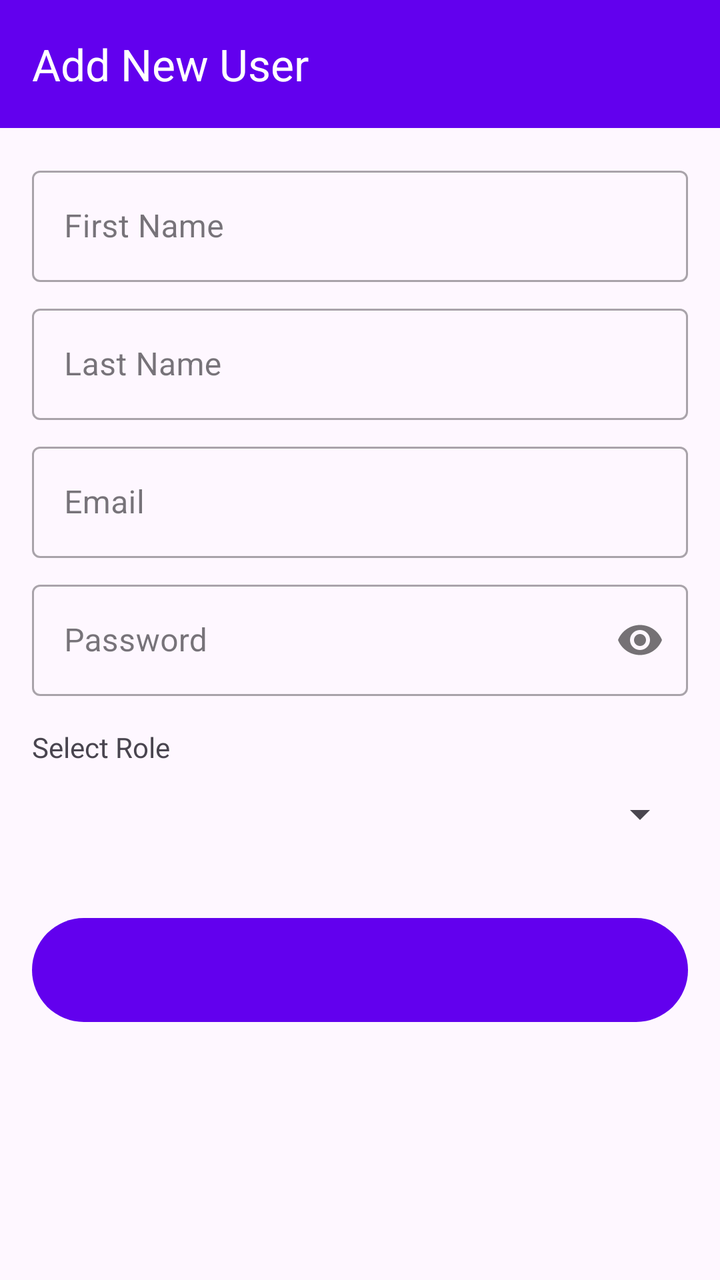
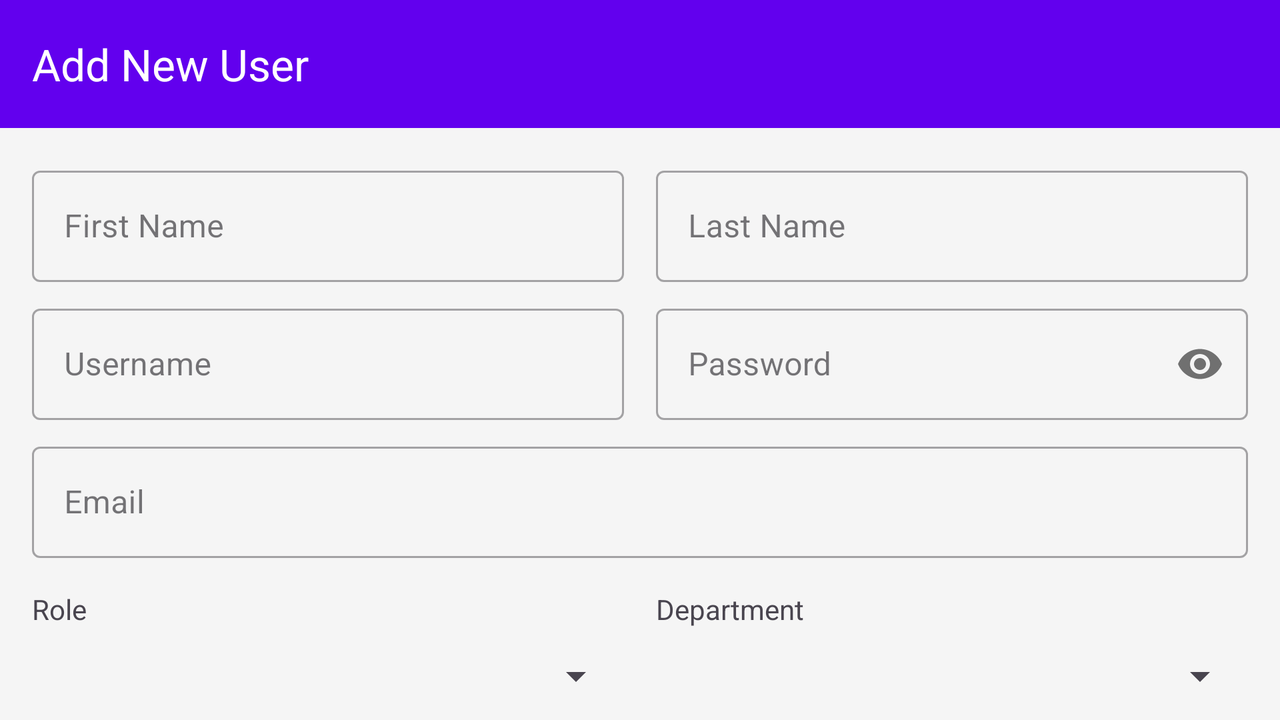

An Android layout and its configuration variant, each rendered on a device that would load it. The default file and the variant file are quoted in full after the pictures.
<!-- AndroidManifest.xml: application theme Theme.StudentH -->
<!-- res/layout/activity_add_user.xml -->
<?xml version="1.0" encoding="utf-8"?>
<LinearLayout xmlns:android="http://schemas.android.com/apk/res/android"
    xmlns:app="http://schemas.android.com/apk/res-auto"
    xmlns:tools="http://schemas.android.com/tools"
    android:layout_width="match_parent"
    android:layout_height="match_parent"
    android:orientation="vertical"
    tools:context=".AddUserActivity">

    <com.google.android.material.appbar.AppBarLayout
        android:layout_width="match_parent"
        android:layout_height="wrap_content">

        <com.google.android.material.appbar.MaterialToolbar
            android:id="@+id/toolbar"
            style="@style/Toolbar.Style"
            android:layout_width="match_parent"
            android:layout_height="?attr/actionBarSize"
            app:title="Add New User" />

    </com.google.android.material.appbar.AppBarLayout>

    <ScrollView
        android:layout_width="match_parent"
        android:layout_height="match_parent">

        <LinearLayout
            android:layout_width="match_parent"
            android:layout_height="wrap_content"
            android:orientation="vertical"
            android:padding="16dp">

            <com.google.android.material.textfield.TextInputLayout
                style="@style/Widget.MaterialComponents.TextInputLayout.OutlinedBox"
                android:layout_width="match_parent"
                android:layout_height="wrap_content"
                android:hint="First Name">

                <com.google.android.material.textfield.TextInputEditText
                    android:id="@+id/first_name_edit_text"
                    android:layout_width="match_parent"
                    android:layout_height="wrap_content" />
            </com.google.android.material.textfield.TextInputLayout>

            <com.google.android.material.textfield.TextInputLayout
                style="@style/Widget.MaterialComponents.TextInputLayout.OutlinedBox"
                android:layout_width="match_parent"
                android:layout_height="wrap_content"
                android:layout_marginTop="8dp"
                android:hint="Last Name">

                <com.google.android.material.textfield.TextInputEditText
                    android:id="@+id/last_name_edit_text"
                    android:layout_width="match_parent"
                    android:layout_height="wrap_content" />
            </com.google.android.material.textfield.TextInputLayout>

            <com.google.android.material.textfield.TextInputLayout
                style="@style/Widget.MaterialComponents.TextInputLayout.OutlinedBox"
                android:layout_width="match_parent"
                android:layout_height="wrap_content"
                android:layout_marginTop="8dp"
                android:hint="Email">

                <com.google.android.material.textfield.TextInputEditText
                    android:id="@+id/email_edit_text"
                    android:layout_width="match_parent"
                    android:layout_height="wrap_content"
                    android:inputType="textEmailAddress" />
            </com.google.android.material.textfield.TextInputLayout>

            <com.google.android.material.textfield.TextInputLayout
                android:id="@+id/password_layout"
                style="@style/Widget.MaterialComponents.TextInputLayout.OutlinedBox"
                android:layout_width="match_parent"
                android:layout_height="wrap_content"
                android:layout_marginTop="8dp"
                android:hint="Password"
                app:passwordToggleEnabled="true">

                <com.google.android.material.textfield.TextInputEditText
                    android:id="@+id/password_edit_text"
                    android:layout_width="match_parent"
                    android:layout_height="wrap_content"
                    android:inputType="textPassword" />
            </com.google.android.material.textfield.TextInputLayout>

            <TextView
                android:layout_width="wrap_content"
                android:layout_height="wrap_content"
                android:layout_marginTop="16dp"
                android:text="Select Role" />

            <Spinner
                android:id="@+id/role_spinner"
                android:layout_width="match_parent"
                android:layout_height="48dp" />

            <Button
                android:id="@+id/add_user_button"
                android:layout_width="match_parent"
                android:layout_height="60dp"
                android:layout_marginTop="24dp"
                android.text="Add User" />

        </LinearLayout>
    </ScrollView>

</LinearLayout>
<!-- resources referenced by this layout -->
<resources>
  <style name="Toolbar.Style" parent="Widget.Material3.Toolbar.Surface">
          <item name="android:background">@color/colorPrimary</item>
          <item name="titleTextColor">@color/white</item>
          <item name="navigationIcon">@drawable/ic_arrow_back</item>
          <item name="android:theme">@style/ThemeOverlay.AppCompat.Dark.ActionBar</item>
      </style>
  <style name="Theme.StudentH" parent="Theme.Material3.Light.NoActionBar">
          <item name="colorPrimary">@color/colorPrimary</item>
          <item name="colorPrimaryVariant">@color/colorPrimaryVariant</item>
          <item name="colorOnPrimary">@color/white</item>
          <item name="colorSecondary">@color/colorSecondary</item>
          <item name="colorSecondaryVariant">@color/colorSecondaryVariant</item>
          <item name="colorOnSecondary">@color/black</item>
          <item name="android:statusBarColor">?attr/colorPrimaryVariant</item>
      </style>
  <color name="colorPrimary">#6200EE</color>
  <color name="white">#FFFFFF</color>
  <color name="colorPrimaryVariant">#3700B3</color>
  <color name="colorSecondary">#03DAC6</color>
  <color name="colorSecondaryVariant">#018786</color>
  <color name="black">#000000</color>
</resources>
<!-- res/layout-land/activity_add_user.xml (the repository's variant of the layout above) -->
<!-- drawn on the phone turned sideways -->
<?xml version="1.0" encoding="utf-8"?>
<LinearLayout xmlns:android="http://schemas.android.com/apk/res/android"
    xmlns:app="http://schemas.android.com/apk/res-auto"
    xmlns:tools="http://schemas.android.com/tools"
    android:layout_width="match_parent"
    android:layout_height="match_parent"
    android:orientation="vertical"
    android:background="@color/light_gray_background"
    tools:context=".AddUserActivity">

    <com.google.android.material.appbar.AppBarLayout
        android:layout_width="match_parent"
        android:layout_height="wrap_content">

        <com.google.android.material.appbar.MaterialToolbar
            android:id="@+id/toolbar"
            android:layout_width="match_parent"
            android:layout_height="?attr/actionBarSize"
            app:title="Add New User"
            style="@style/Toolbar.Style"/>

    </com.google.android.material.appbar.AppBarLayout>

    <RelativeLayout
        android:layout_width="match_parent"
        android:layout_height="match_parent">

        <ProgressBar
            android:id="@+id/loading_progressbar"
            android:layout_width="wrap_content"
            android:layout_height="wrap_content"
            android:layout_centerInParent="true"
            android:visibility="gone"/>

        <androidx.core.widget.NestedScrollView
            android:id="@+id/content_scrollview"
            android:layout_width="match_parent"
            android:layout_height="match_parent">

            <GridLayout
                android:layout_width="match_parent"
                android:layout_height="wrap_content"
                android:columnCount="2"
                android:padding="16dp">

                <com.google.android.material.textfield.TextInputLayout
                    android:layout_columnWeight="1"
                    android:layout_width="0dp"
                    android:layout_height="wrap_content"
                    android:layout_marginEnd="8dp"
                    android:hint="First Name"
                    style="@style/Widget.MaterialComponents.TextInputLayout.OutlinedBox">
                    <com.google.android.material.textfield.TextInputEditText
                        android:id="@+id/first_name_edittext"
                        android:layout_width="match_parent"
                        android:layout_height="wrap_content" />
                </com.google.android.material.textfield.TextInputLayout>

                <com.google.android.material.textfield.TextInputLayout
                    android:layout_columnWeight="1"
                    android:layout_width="0dp"
                    android:layout_height="wrap_content"
                    android:layout_marginStart="8dp"
                    android:hint="Last Name"
                    style="@style/Widget.MaterialComponents.TextInputLayout.OutlinedBox">
                    <com.google.android.material.textfield.TextInputEditText
                        android:id="@+id/last_name_edittext"
                        android:layout_width="match_parent"
                        android:layout_height="wrap_content" />
                </com.google.android.material.textfield.TextInputLayout>

                <com.google.android.material.textfield.TextInputLayout
                    android:layout_columnWeight="1"
                    android:layout_width="0dp"
                    android:layout_height="wrap_content"
                    android:layout_marginTop="8dp"
                    android:layout_marginEnd="8dp"
                    android:hint="Username"
                    style="@style/Widget.MaterialComponents.TextInputLayout.OutlinedBox">
                    <com.google.android.material.textfield.TextInputEditText
                        android:id="@+id/username_edittext"
                        android:layout_width="match_parent"
                        android:layout_height="wrap_content" />
                </com.google.android.material.textfield.TextInputLayout>

                <com.google.android.material.textfield.TextInputLayout
                    android:layout_columnWeight="1"
                    android:layout_width="0dp"
                    android:layout_height="wrap_content"
                    android:layout_marginTop="8dp"
                    android:layout_marginStart="8dp"
                    android:hint="Password"
                    app:passwordToggleEnabled="true"
                    style="@style/Widget.MaterialComponents.TextInputLayout.OutlinedBox">
                    <com.google.android.material.textfield.TextInputEditText
                        android:id="@+id/password_edittext"
                        android:layout_width="match_parent"
                        android:layout_height="wrap_content"
                        android:inputType="textPassword" />
                </com.google.android.material.textfield.TextInputLayout>

                <com.google.android.material.textfield.TextInputLayout
                    android:layout_columnSpan="2"
                    android:layout_width="match_parent"
                    android:layout_height="wrap_content"
                    android:layout_marginTop="8dp"
                    android:hint="Email"
                    style="@style/Widget.MaterialComponents.TextInputLayout.OutlinedBox">
                    <com.google.android.material.textfield.TextInputEditText
                        android:id="@+id/email_edittext"
                        android:layout_width="match_parent"
                        android:layout_height="wrap_content"
                        android:inputType="textEmailAddress"/>
                </com.google.android.material.textfield.TextInputLayout>

                 <LinearLayout
                    android:layout_columnWeight="1"
                    android:layout_width="0dp"
                    android:layout_height="wrap_content"
                    android:orientation="vertical"
                    android:layout_marginTop="16dp"
                    android:layout_marginEnd="8dp">
                    <TextView
                        android:layout_width="wrap_content"
                        android:layout_height="wrap_content"
                        android:text="Role"/>
                    <Spinner
                        android:id="@+id/role_spinner"
                        android:layout_width="match_parent"
                        android:layout_height="48dp"/>
                </LinearLayout>

                <LinearLayout
                    android:layout_columnWeight="1"
                    android:layout_width="0dp"
                    android:layout_height="wrap_content"
                    android:orientation="vertical"
                    android:layout_marginTop="16dp"
                    android:layout_marginStart="8dp">
                    <TextView
                        android:layout_width="wrap_content"
                        android:layout_height="wrap_content"
                        android:text="Department"/>
                    <Spinner
                        android:id="@+id/department_spinner"
                        android:layout_width="match_parent"
                        android:layout_height="48dp"/>
                </LinearLayout>

                <com.google.android.material.textfield.TextInputLayout
                    android:id="@+id/student_id_layout"
                    android:layout_columnSpan="2"
                    android:layout_width="match_parent"
                    android:layout_height="wrap_content"
                    android:layout_marginTop="8dp"
                    android:hint="Student ID (Optional)"
                    android:visibility="gone"
                    tools:visibility="visible"
                    style="@style/Widget.MaterialComponents.TextInputLayout.OutlinedBox">
                    <com.google.android.material.textfield.TextInputEditText
                        android:id="@+id/student_id_edittext"
                        android:layout_width="match_parent"
                        android:layout_height="wrap_content" />
                </com.google.android.material.textfield.TextInputLayout>

                <Button
                    android:id="@+id/save_user_button"
                    android:layout_width="match_parent"
                    android:layout_height="60dp"
                    android:layout_marginTop="24dp"
                    android:layout_columnSpan="2"
                    android:text="Save User"/>

            </GridLayout>

        </androidx.core.widget.NestedScrollView>

    </RelativeLayout>

</LinearLayout>
<!-- resources referenced by the variant -->
<!-- as the phone turned sideways resolves them -->
<resources>
  <color name="light_gray_background">#F5F5F5</color>
  <style name="Toolbar.Style" parent="Widget.Material3.Toolbar.Surface">
          <item name="android:background">@color/colorPrimary</item>
          <item name="titleTextColor">@color/white</item>
          <item name="navigationIcon">@drawable/ic_arrow_back</item>
          <item name="android:theme">@style/ThemeOverlay.AppCompat.Dark.ActionBar</item>
      </style>
  <style name="Theme.StudentH" parent="Theme.Material3.Light.NoActionBar">
          <item name="colorPrimary">@color/colorPrimary</item>
          <item name="colorPrimaryVariant">@color/colorPrimaryVariant</item>
          <item name="colorOnPrimary">@color/white</item>
          <item name="colorSecondary">@color/colorSecondary</item>
          <item name="colorSecondaryVariant">@color/colorSecondaryVariant</item>
          <item name="colorOnSecondary">@color/black</item>
          <item name="android:statusBarColor">?attr/colorPrimaryVariant</item>
      </style>
  <color name="colorPrimary">#6200EE</color>
  <color name="white">#FFFFFF</color>
  <color name="colorPrimaryVariant">#3700B3</color>
  <color name="colorSecondary">#03DAC6</color>
  <color name="colorSecondaryVariant">#018786</color>
  <color name="black">#000000</color>
</resources>
